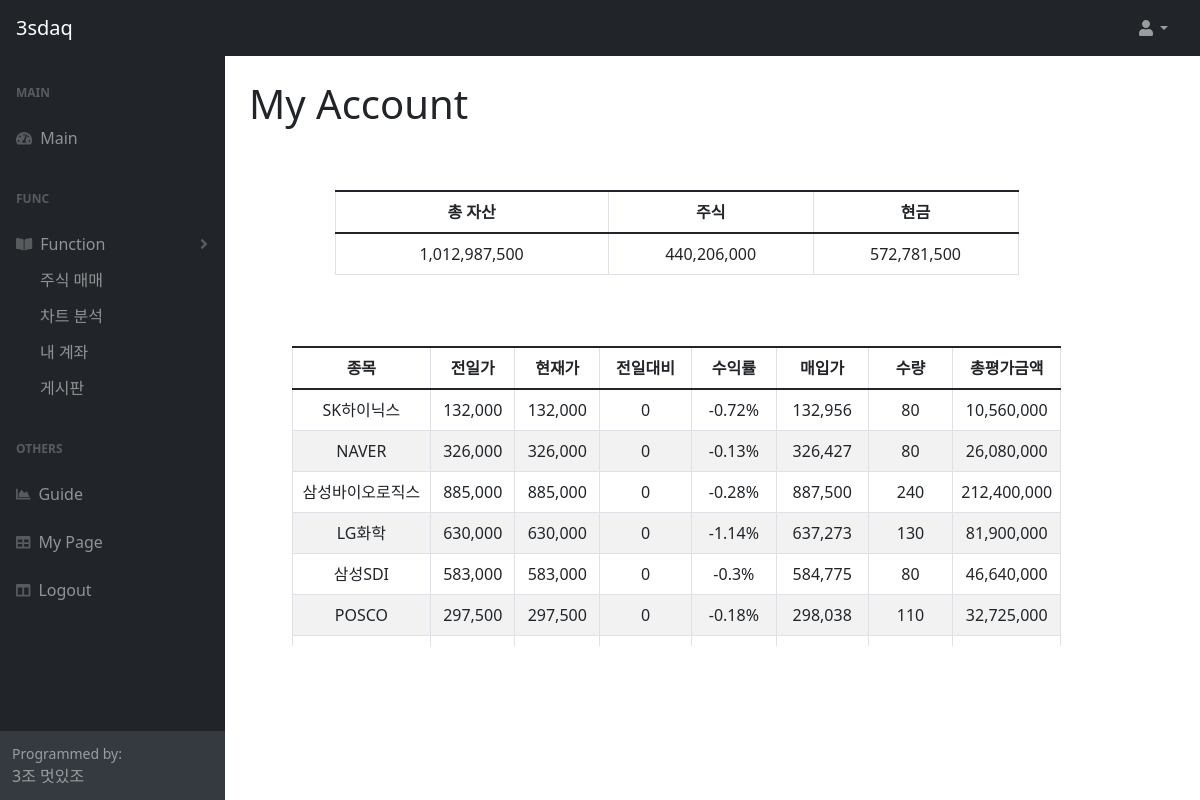
The app's page /trade/sTrade_myAccount/ (signed in) with its own data.
### tradeApp/models.py (models this page shows)
class Comp(models.Model):
    code    = models.IntegerField(primary_key = True)
    name  = models.CharField(max_length=500)
    type  = models.CharField(max_length=100)
    vol   = models.IntegerField(default=100)
    d_1price = models.IntegerField(default=0)
    regdate = models.DateTimeField(auto_now=True)
    u_date = models.DateTimeField(null=True)

### tradeApp/views.py (the view)
# urls.py: path('sTrade_myAccount/', views.sTrade_myAccount, name='sTrade_myAccount'),
def sTrade_myAccount(request) :
    print(">>>> sTrade_myAccount")
    typeST = request.POST.get('typeST', '')
    user_id = request.POST.get('user_id', '')
    user_id = request.session['user_id']
    query_txt = " select user_amt from userApp_webuser where user_id = ?"
    sTrade_amt_query = query_db(query_txt, (user_id, ))  # 현금조회 select
    d_day = '-0 day'
    stock_prices = 0
    myStock_price = query_myStock_price(user_id)
    for value in myStock_price:
        value['d_1price'] = getComma(value['d_1price'])
        value['price'] = getComma(value['price'])
        value['change'] = getComma(value['change'])
        value['myprice'] = getComma(value['myprice'])
        value['quan'] = getComma(value['quan'])
        value['income_rate'] = str(value['income_rate']) + "%"
        stock_prices += value['esti_price']
        value['t_price'] = getComma(value['t_price'])
        value['esti_price'] = getComma(value['esti_price'])
    user_amt = int(sTrade_amt_query[0]['user_amt'])
    tot_asset = stock_prices + user_amt
    context = {
        'myTrades': myStock_price,
        'user_amt': getComma(user_amt),
        'tot_asset': getComma(tot_asset),
        'stock_prices': getComma(stock_prices),
    }
    if (typeST == 'update'):
        return JsonResponse(context, safe=False)
    else:
        return render(request, 'sTrade/myAccount.html', context)

### tradeApp/views.py (called while the page is built)
def query_db(query, args=(), one=False):
    con = sqlite3.connect(dbURL)
    cur = con.cursor()
    cur.execute(query, args)
    con.commit()
    r = [dict((cur.description[i][0], value) \
               for i, value in enumerate(row)) for row in cur.fetchall()]
    cur.connection.close()
    con.close()
    return (r[0] if r else None) if one else r

def getComma(value):
    str_value = str(value)
    new_value = ""
    for i, v in enumerate(range(len(str_value), 0,-1)):
        if(i%3 == 0 and i != 0):
            new_value = "," + new_value
        new_value = str_value[v-1] + new_value
    return new_value

### tradeApp/templates/sTrade/myAccount.html (shortened to what this page needs)
{% include 'header.html' %}
{% block content %}
<div id="contents">
    <div id="first" style="margin-top: 30px; width: 100% height: 300px;" >
        <table class="table table-bordered" style="width:100%;">
			<colgroup>
				<col width="40%" />
				<col width="30%" />
				<col width="30%" />
			</colgroup>
			<thead align="center">
				<tr>
					<th>총 자산</th><th>주식</th><th>현금</th>
				</tr>
			</thead>
			<tbody>
				<tr>
                    <td name="tot_asset" id="tot_asset">{{tot_asset}}</td>
					<td name="stock_prices" id="stock_prices">{{stock_prices}}</td>
					<td name="user_amt" id="user_amt">{{user_amt}}</td>
                </tr>
			</tbody>
        </table>
    </div>
    <div id="three" style="margin-top: 30px; width: 100% height: 300px;" >
        <table class="table table-bordered"  align="left" style="width:100%; height=100%">
            <colgroup>
				<col width="18%" />
				<col width="11%" />
				<col width="11%" />
				<col width="12%" />
				<col width="11%" />
				<col width="12%" />
				<col width="11%" />
				<col width="14%" />
			</colgroup>
			<thead>
				<tr>
					<th style="width: 10px">종목</th><th>전일가</th><th>현재가</th><th>전일대비</th><th>수익률</th><th>매입가</th><th>수량</th><th>총평가금액</th>
				</tr>
			</thead>
            <tbody id="tbody" stype="height:300px; width:100%;">
            {% for myTrade in myTrades %}
				<tr id="now_myTrade_{{forloop.counter0}}" copyId="now_myTrade_{{forloop.counter0}}" trCode="{{myTrade.code}}"
					dcode="{{myTrade.code}}" dname="{{myTrade.name}}" dprice="{{myTrade.price}}" dquan="{{myTrade.quan}}"
					vgubun='S'  onclick="trade_preOrder(this)" style='text-align: center;'>
					<td width="100" name="name" id="td_myTrade_name_{{forloop.counter0}}">{{myTrade.name}}</td>
					<td width="100" name="d_1price" id="td_myTrade_d_1price_{{forloop.counter0}}">{{myTrade.d_1price}}</td>
					<td width="100" name="price" id="td_myTrade_price_{{forloop.counter0}}">{{myTrade.price}}</td>
					<td width="100" name="change" id="td_myTrade_change_{{forloop.counter0}}">{{myTrade.change}}</td>
					<td width="100" name="income_rate" id="td_myTrade_income_rate_{{forloop.counter0}}">{{myTrade.income_rate}}</td>
					<td width="100" name="myprice" id="td_myTrade_myprice_{{forloop.counter0}}">{{myTrade.myprice}}</td>
					<td width="100" name="quan" id="td_myTrade_quan_{{forloop.counter0}}">{{myTrade.quan}}</td>
					<td width="100" name="esti_price" id="td_myTrade_esti_price_{{forloop.counter0}}">{{myTrade.esti_price}}</td>
				</tr>
				{% endfor %}
            </tbody>
        </table>
    </div>
</div>
{% endblock %}
{% include 'footer.html'%}

### tradeApp/templates/sTrade/myAccount.html (style rules this page uses)
#contents { width: 100%; text-align: center; }
#first { display:inline-block; width:80%; height:120px; position: relative; overflow-y: auto; }
#three { display:inline-block; width:90%; height:300px; overflow-y: auto; }
table { border-collapse: collapse; overflow-y: auto; align:center; }
th { height:30px; }
td { height:20px; }
th { background-color: #f2f2f2; }
tr:nth-child(even) { background-color: #f2f2f2; }

### records on screen
Comp: name "SK하이닉스", d_1price "132,000", price "132,000", change "0", income_rate "-0.72%", myprice "132,956", quan "80", esti_price "10,560,000"
Comp: name "NAVER", d_1price "326,000", price "326,000", change "0", income_rate "-0.13%", myprice "326,427", quan "80", esti_price "26,080,000"
Comp: name "삼성바이오로직스", d_1price "885,000", price "885,000", change "0", income_rate "-0.28%", myprice "887,500", quan "240", esti_price "212,400,000"
Comp: name "LG화학", d_1price "630,000", price "630,000", change "0", income_rate "-1.14%", myprice "637,273", quan "130", esti_price "81,900,000"
Comp: name "삼성SDI", d_1price "583,000", price "583,000", change "0", income_rate "-0.3%", myprice "584,775", quan "80", esti_price "46,640,000"
Comp: name "POSCO", d_1price "297,500", price "297,500", change "0", income_rate "-0.18%", myprice "298,038", quan "110", esti_price "32,725,000"

### other values on screen
{{ tot_asset }} "1,012,987,500"
{{ stock_prices }} "440,206,000"
{{ user_amt }} "572,781,500"
